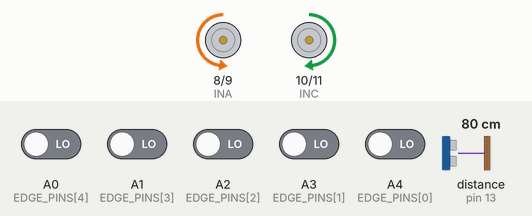
A sketch run on a simulated Arduino Uno, built with avr-gcc and run on an emulated ATmega328P. On the bench: motor-driver pin pairs drawn as motors (green arrow = first pin HIGH = forward, orange = second pin HIGH = backward, longer = more drive, scaled by the enable pin). Wiring (inferred from the names in the program): ultrasonic range finder: trigger pin 12; echo pin 13. The inputs (shaded band) are chosen by the test bench; at power-on: A0 (EDGE_PINS[4]), A1 (EDGE_PINS[3]), A2 (EDGE_PINS[2]), A3 (EDGE_PINS[1]), A4 (EDGE_PINS[0]) LOW, distance to the obstacle (sensor on pin 13) 80 cm. The echo pulse lasts 58.3 µs per cm; what the sketch prints to the serial monitor is not drawn.

Above: at 6.2 s.
6.3 s: A3 (EDGE_PINS[1]) driven HIGH
At 6.5 s:
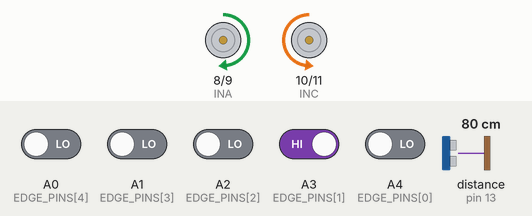
9.3 s: A3 (EDGE_PINS[1]) driven LOW
10.9 s: distance to the obstacle (sensor on pin 13) set to 2 cm
At 11.6 s:
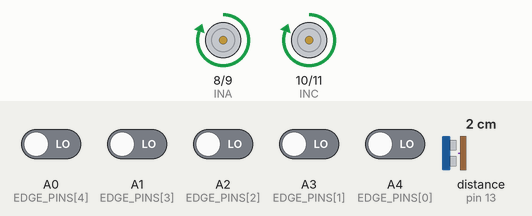
12.4 s: distance to the obstacle (sensor on pin 13) set to 5 cm
13.9 s: distance to the obstacle (sensor on pin 13) set to 8 cm
At 15.0 s:
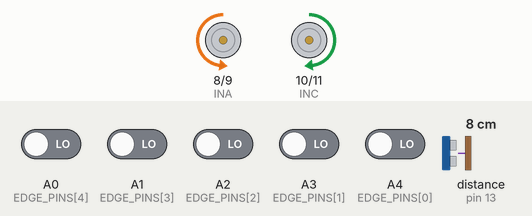
15.4 s: A0 (EDGE_PINS[4]) driven HIGH
At 16.05 s:
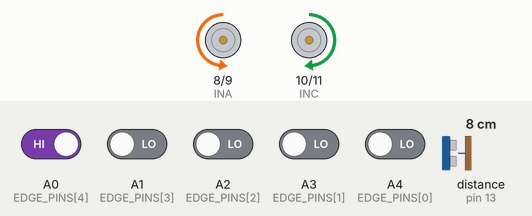
Timing chart, 0 to 19.4 s (numbered marks = the images above; inputs shaded):
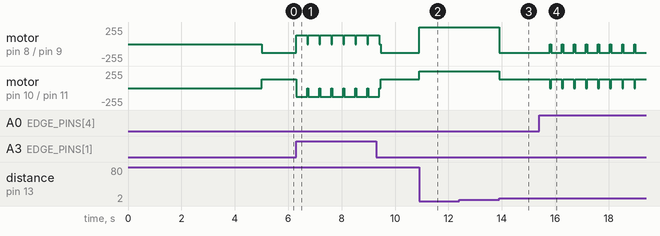

The sketch:

sumobot.ino
```cpp
/*
=====================================================================
   SUMO ROBOT - PHAT HIEN VIEN SAN (TRANG) + TAN CONG DICH (SIEU AM)
=====================================================================
Phan cung: (giu nguyen so do chan da xac nhan)
  - Arduino UNO
  - Driver dong co L298N (board "NhatMinhESC")
  - Cam bien sieu am HY-SRF05
  - Module do line 5 kenh -> dung lam CAM BIEN BIEN (edge sensor)

SO DO CHAN:
---------------------------------------------------------------------
  L298N ENA -> D5   (PWM toc do Motor 1)
  L298N INA -> D8   (huong Motor 1)
  L298N INB -> D9   (huong Motor 1)
  L298N ENB -> D6   (PWM toc do Motor 2)
  L298N INC -> D10  (huong Motor 2)
  L298N IND -> D11  (huong Motor 2)

  HY-SRF05 TRIG -> D12
  HY-SRF05 ECHO -> D13
  HY-SRF05 VCC  -> 5V, GND -> GND

  Module do bien (trai -> phai):
    OUT1 (trai nhat) -> A4
    OUT2             -> A3
    OUT3 (giua)      -> A2
    OUT4             -> A1
    OUT5 (phai nhat) -> A0

LOGIC SUMO:
---------------------------------------------------------------------
  1) UU TIEN SO 1 - TRANH VIEN TRANG:
     San sumo mau DEN, vien ngoai mau TRANG. Neu bat ky cam bien nao
     thay TRANG (LINE_DETECTED) -> LAP TUC lui + quay dau ve phia DEN
     (vao trong san), bo qua moi hanh dong khac. Uu tien nay CAO HON
     ca viec tan cong, vi rot san la thua ngay.

  2) UU TIEN SO 2 - TAN CONG:
     Neu khong dinh vien, cam bien sieu am thay vat can (doi thu)
     trong pham vi ATTACK_DISTANCE_CM (mac dinh 25cm) -> lao het toc
     luc de day doi thu ra khoi san.

  3) MAC DINH - TIM DICH:
     Neu khong dinh vien va khong thay dich -> xoay tai cho (hoac
     tien cham + xoay) de quet tim doi thu.

LUU Y CAN HIEU CHINH SAU KHI NAP CODE:
---------------------------------------------------------------------
  1) LINE_DETECTED: chua chac chan module bien xuat HIGH hay LOW khi
     gap mau TRANG. Mac dinh dat la HIGH. Neu nap code xong robot
     phan ung SAI (vd: dang o giua san den ma robot cu lui nhu dang
     thay vien trang), doi "#define LINE_DETECTED HIGH" thanh LOW.
  2) Neu mot ben banh xe quay NGUOC chieu mong muon, dao 2 day dong
     co tren domino OUTA/OUTB (hoac OUTC/OUTD) - khong can sua code.
  3) ATTACK_DISTANCE_CM = 25 theo yeu cau. Co the giam xuong (vd 15)
     neu robot lao vao nhau tu xa qua som gay mat on dinh.
  4) BASE_SPEED, ATTACK_SPEED, EDGE_* delay chi la gia tri khoi diem,
     can chinh thuc te theo san dau, do bam banh xe, dien ap pin.
  5) TANG LUC DONG CO TT: PWM (ATTACK_SPEED) da o muc toi da 255 nen
     khong tang duoc bang code nua. Muon motor TT vang manh hon, phai
     tang DIEN AP dau vao L298N: dau 2 pin 3.7V trong khay THEO KIEU
     NOI TIEP (+ pin nay noi - pin kia) de duoc ~7.4V thay vi dau
     song song chi ra 3.7V. Do lai dien ap dau ra khay pin bang VOM
     truoc khi cam vao L298N de chac chan la 7.4V, tranh dau nham
     song song lam robot yeu hoac dau nguoc cuc lam chay IC/pin.
=====================================================================
*/

// ================== CAU HINH CHAN ==================
// --- Driver dong co L298N (NhatMinhESC) ---
#define ENA 5     // PWM toc do Motor 1
#define INA 8     // Huong Motor 1 - chan A
#define INB 9     // Huong Motor 1 - chan B
#define ENB 6     // PWM toc do Motor 2
#define INC 10    // Huong Motor 2 - chan C
#define IND 11    // Huong Motor 2 - chan D

// --- Cam bien sieu am HY-SRF05 ---
#define TRIG_PIN 12
#define ECHO_PIN 13

// --- Module do bien 5 kenh (chi so 0 = trai nhat, 4 = phai nhat) ---
const uint8_t EDGE_PINS[5] = { A4, A3, A2, A1, A0 };

// ================== CAU HINH LOGIC ==================
#define LINE_DETECTED HIGH        // TODO: doi thanh LOW neu test nguoc

#define ATTACK_DISTANCE_CM 5     // Trong 25cm -> lao vao tan cong
#define BASE_SPEED   255          // Toc do di chuyen / lui ne vien (0-255)
#define ATTACK_SPEED 255          // Toc do khi lao vao doi thu (0-255)
#define SEARCH_TURN_SPEED 130     // Toc do xoay khi tim dich (0-255, max)

#define EDGE_BACK_MS  250         // KHONG CON DUNG - da bo buoc lui thang,
                                   // chi con xoay tai cho. Giu lai neu sau
                                   // muon dung lai buoc lui thang.
#define EDGE_TURN_MS  400         // Thoi gian xoay huong vao san sau khi lui

// ================== BIEN TOAN CUC ==================
int lastEdgeSide = 0;   // -1 = vien lech trai, 1 = vien lech phai, 0 = chua co

// =====================================================================
// SETUP
// =====================================================================
void setup() {
  pinMode(ENA, OUTPUT); pinMode(INA, OUTPUT); pinMode(INB, OUTPUT);
  pinMode(ENB, OUTPUT); pinMode(INC, OUTPUT); pinMode(IND, OUTPUT);

  pinMode(TRIG_PIN, OUTPUT);
  pinMode(ECHO_PIN, INPUT);

  for (uint8_t i = 0; i < 5; i++) {
    pinMode(EDGE_PINS[i], INPUT);
  }

  stopMotors();
  Serial.begin(9600); // Dung Serial Monitor de debug neu can

  // ---- CHO 5 GIAY SAU KHI BAT CONG TAC (dung luat thi dau sumo) ----
  // Trong luc cho, motor van dung yen (da goi stopMotors() o tren).
  Serial.println("Robot san sang. Cho 5 giay truoc khi bat dau...");
  delay(5000);
  Serial.println("BAT DAU!");
}

// =====================================================================
// VONG LAP CHINH
// =====================================================================
void loop() {
  bool edgeState[5];
  readEdgeSensors(edgeState);

  // ---- UU TIEN 1: DINH VIEN TRANG -> THOAT HIEM NGAY ----
  if (isOnEdge(edgeState)) {
    handleEdge(edgeState);
    return; // bo qua tan cong/tim dich trong chu ky nay
  }

  // ---- UU TIEN 2: PHAT HIEN DICH TRONG TAM DANH ----
  long distance = readDistanceCM();
  if (distance <= ATTACK_DISTANCE_CM) {
    attack();
  } else {
    searchEnemy();
  }
}

// =====================================================================
// DIEU KHIEN DONG CO (muc thap nhat)
// =====================================================================
// speed: -255..255. Duong = tien, am = lui.
void setMotorA(int speed) {
  speed = constrain(speed, -255, 255);
  if (speed >= 0) {
    digitalWrite(INA, HIGH);
    digitalWrite(INB, LOW);
  } else {
    digitalWrite(INA, LOW);
    digitalWrite(INB, HIGH);
    speed = -speed;
  }
  analogWrite(ENA, speed);
}

void setMotorB(int speed) {
  speed = constrain(speed, -255, 255);
  if (speed >= 0) {
    digitalWrite(INC, HIGH);
    digitalWrite(IND, LOW);
  } else {
    digitalWrite(INC, LOW);
    digitalWrite(IND, HIGH);
    speed = -speed;
  }
  analogWrite(ENB, speed);
}

void stopMotors() {
  setMotorA(0);
  setMotorB(0);
}

// =====================================================================
// CAM BIEN SIEU AM HY-SRF05
// =====================================================================
long readDistanceCM() {
  digitalWrite(TRIG_PIN, LOW);
  delayMicroseconds(2);
  digitalWrite(TRIG_PIN, HIGH);
  delayMicroseconds(10);
  digitalWrite(TRIG_PIN, LOW);

  // Timeout 30ms (~5m) de tranh treo chuong trinh neu khong doc duoc
  long duration = pulseIn(ECHO_PIN, HIGH, 30000);
  if (duration == 0) {
    return 999; // Khong do duoc -> coi nhu chua thay doi thu
  }
  long distanceCm = duration * 0.0343 / 2;
  return distanceCm;
}

// =====================================================================
// MODULE DO BIEN (EDGE) 5 KENH
// =====================================================================
// true = dang thay mau TRANG (vien san) tai vi tri do
void readEdgeSensors(bool state[5]) {
  for (uint8_t i = 0; i < 5; i++) {
    state[i] = (digitalRead(EDGE_PINS[i]) == LINE_DETECTED);
  }
}

bool isOnEdge(bool state[5]) {
  for (uint8_t i = 0; i < 5; i++) {
    if (state[i]) return true;
  }
  return false;
}

// =====================================================================
// XU LY KHI DINH VIEN TRANG: LUI + QUAY DAU VE PHIA DEN (TRONG SAN)
// =====================================================================
void handleEdge(bool state[5]) {
  // Xac dinh vien nam ben trai hay ben phai de biet huong quay vao trong
  bool edgeLeft  = state[0] || state[1];   // 2 cam bien trai nhat
  bool edgeRight = state[3] || state[4];   // 2 cam bien phai nhat
  bool edgeCenter = state[2];              // cam bien giua

  int side;
  if (edgeRight && !edgeLeft) {
    side = 1;   // vien o ben phai -> can quay sang trai de vao trong
  } else if (edgeLeft && !edgeRight) {
    side = -1;  // vien o ben trai -> can quay sang phai de vao trong
  } else if (edgeCenter) {
    // Dinh chinh dien (ca 2 ben hoac chi giua) -> dung lai lan quay truoc
    side = (lastEdgeSide != 0) ? lastEdgeSide : 1;
  } else {
    side = (lastEdgeSide != 0) ? lastEdgeSide : 1;
  }
  lastEdgeSide = side;

  // XOAY TAI CHO NGAY (2 banh quay NGUOC CHIEU nhau) - khong lui thang
  // truoc nua, vi lui thang 2 banh cung chieu de bi lech/1 banh khong
  // an luc gay truot/vang khoi san. Xoay tai cho an toan hon.
  if (side == 1) {
    // quay sang trai
    setMotorA(-SEARCH_TURN_SPEED);
    setMotorB(SEARCH_TURN_SPEED);
  } else {
    // quay sang phai
    setMotorA(SEARCH_TURN_SPEED);
    setMotorB(-SEARCH_TURN_SPEED);
  }
  delay(EDGE_TURN_MS);
  stopMotors();
  delay(50);

  // Sau buoc nay, vong loop() se doc lai cam bien bien de kiem tra
  // da an toan chua; neu van con dinh vien no se lap lai quy trinh nay.
}

// =====================================================================
// TAN CONG: LAO THANG VAO DOI THU HET TOC LUC
// =====================================================================
void attack() {
  setMotorA(ATTACK_SPEED);
  setMotorB(ATTACK_SPEED);
}

// =====================================================================
// TIM DICH: XOAY QUET KHI CHUA THAY DOI THU
// =====================================================================
void searchEnemy() {
  // Xoay tai cho de quet radar sieu am quanh minh.
  // Neu muon vua tien vua xoay (quet rong hon), doi 2 dong duoi thanh:
  //   setMotorA(BASE_SPEED / 2);
  //   setMotorB(BASE_SPEED);
  setMotorA(-SEARCH_TURN_SPEED);
  setMotorB(SEARCH_TURN_SPEED);
}
```

Measured:
- the behaviour switches between 6 and 7 cm on distance to the obstacle (sensor on pin 13) (found by bisection; images 2 and 3)
- after the input at 6.3 s, motor on pin 8 (INA) / pin 9 (INB): alternates forward 130/255 for 0.40 s and stopped for 0.05 s, starting at once; motor on pin 10 (INC) / pin 11 (IND): alternates backward 130/255 for 0.40 s and stopped for 0.05 s, starting at once
- after the input at 10.9 s, motor on pin 8 (INA) / pin 9 (INB): backward 130/255 → forward 255/255 at once; motor on pin 10 (INC) / pin 11 (IND): forward 130/255 → forward 255/255 at once
- after the input at 12.4 s, every drawn part: stays the same
- after the input at 13.9 s, motor on pin 8 (INA) / pin 9 (INB): forward 255/255 → backward 130/255 at once; motor on pin 10 (INC) / pin 11 (IND): forward 255/255 → forward 130/255 at once
- after the input at 15.4 s, motor on pin 8 (INA) / pin 9 (INB): alternates backward 130/255 for 0.40 s and stopped for 0.05 s, starting after 0.40 s; motor on pin 10 (INC) / pin 11 (IND): alternates forward 130/255 for 0.40 s and stopped for 0.05 s, starting after 0.40 s
